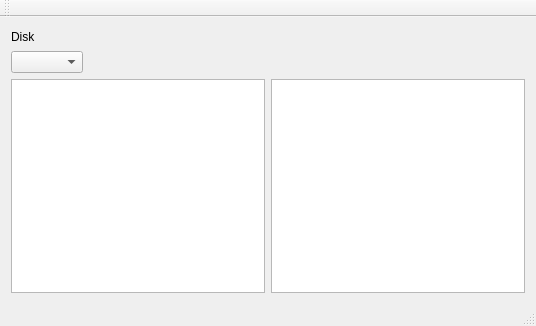
<?xml version="1.0" encoding="UTF-8"?>
<ui version="4.0">
 <class>MainWindow</class>
 <widget class="QMainWindow" name="MainWindow">
  <property name="geometry">
   <rect>
    <x>0</x>
    <y>0</y>
    <width>536</width>
    <height>326</height>
   </rect>
  </property>
  <property name="windowTitle">
   <string>MainWindow</string>
  </property>
  <widget class="QWidget" name="centralWidget">
   <layout class="QGridLayout" name="gridLayout">
    <item row="0" column="0">
     <widget class="QLabel" name="label">
      <property name="maximumSize">
       <size>
        <width>256</width>
        <height>17</height>
       </size>
      </property>
      <property name="text">
       <string>Disk</string>
      </property>
     </widget>
    </item>
    <item row="1" column="0" alignment="Qt::AlignLeft">
     <widget class="QComboBox" name="comboBox"/>
    </item>
    <item row="2" column="0" rowspan="5">
     <widget class="QTreeView" name="treeView"/>
    </item>
    <item row="2" column="1" rowspan="5">
     <widget class="QTableView" name="tableView"/>
    </item>
   </layout>
  </widget>
  <widget class="QMenuBar" name="menuBar">
   <property name="geometry">
    <rect>
     <x>0</x>
     <y>0</y>
     <width>536</width>
     <height>25</height>
    </rect>
   </property>
  </widget>
  <widget class="QToolBar" name="mainToolBar">
   <attribute name="toolBarArea">
    <enum>TopToolBarArea</enum>
   </attribute>
   <attribute name="toolBarBreak">
    <bool>false</bool>
   </attribute>
  </widget>
  <widget class="QStatusBar" name="statusBar"/>
 </widget>
 <layoutdefault spacing="6" margin="11"/>
 <resources/>
 <connections/>
 <slots>
  <slot>setTreeView()</slot>
 </slots>
</ui>
